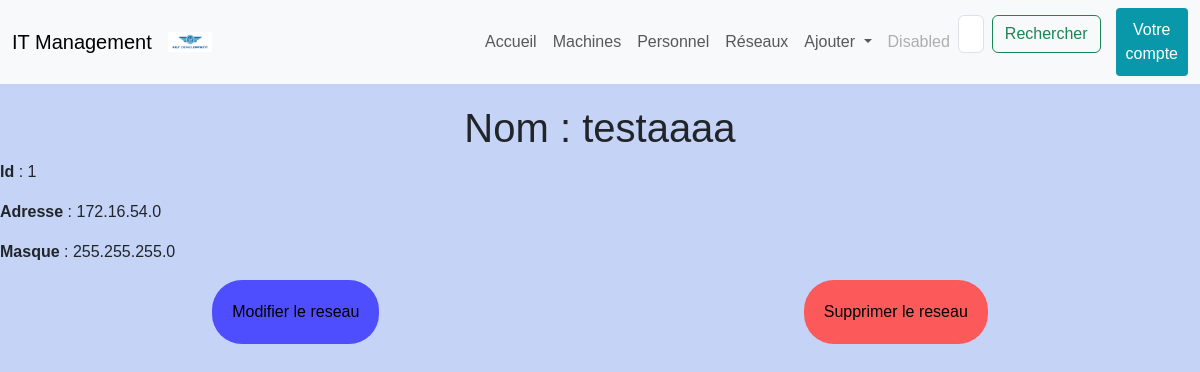
The app's page /reseau/1 with its own data.
### projetApp/models.py (models this page shows, shortened)
class Reseau(models.Model):
	id = models.AutoField(
		primary_key = True,
		editable = False,
		unique = True,
	)
	nom = models.CharField(max_length= 32, unique=True)
	adresse_ip = models.CharField(max_length=15, validators=[validate_ipv4_address])
	masque = models.CharField(max_length= 15, validators=[validate_ipv4_address])

### projetApp/views.py (the view)
# urls.py: path('reseau/<pk>', views.reseau_detail_view, name='detail_reseau'),
def reseau_detail_view(request, pk):
    reseau = get_object_or_404(Reseau, id = pk)
    return render(request, 'templates/html/detail_reseau.html', {'reseau': reseau})

### projetApp/templates/html/detail_reseau.html (shortened to what this page needs)
{% extends "index.html" %}
{% block content %}
    <h1>Nom : {{ reseau.nom }}</h1>
    <p><strong>Id</strong> : {{ reseau.id }}</p>
    <p><strong>Adresse</strong> : {{ reseau.adresse_ip }}</p>
    <p><strong>Masque</strong> : {{ reseau.masque }}</p>
    <div class="li_button">
        <a href="{% url 'modifier_reseau' reseau.id %}"><button class="button_modif">Modifier le reseau</button></a>
        <a href="{% url 'supprimer_reseau' reseau.id %}"><button class="button_sup">Supprimer le reseau</button></a>
    </div>
{% endblock %}

### projetApp/static/css/style.css (style rules this page uses)
body { background-color: #c4d3f6; font-family: 'Arial', sans-serif; }
body h1 { text-align: center; padding-top: 20px; }
.button_modif { background-color: rgb(78, 78, 255); border: none; border-radius: 30px; padding: 20px; }
.button_sup { background-color: #fc5a5a; border: none; border-radius: 30px; padding: 20px; }
.li_button { display: flex; align-items: flex-end; justify-content: space-around; }

### records on screen
Reseau: nom "testaaaa", id "1", adresse_ip "172.16.54.0", masque "255.255.255.0"
